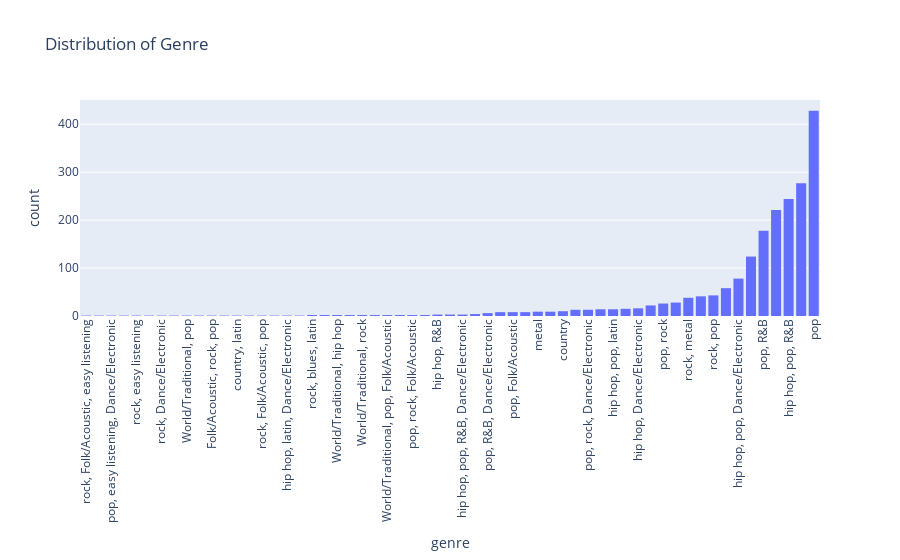

Notebook cell for this chart:
### Code cell
fig = px.histogram(df, x = 'genre', title = 'Distribution of Genre')
fig.update_xaxes(categoryorder = 'total ascending')
fig.update_xaxes(tickangle = -90)
fig.show()

### Figure 1 — Plotly figure (JSON) as saved in the notebook; plotly's stock layout.template omitted (floating-point values rounded to 4 significant figures; data arrays with more than 128 entries replaced by an {"elided": "..."} marker saying what was removed)
{"data": [{"alignmentgroup": "True", "bingroup": "x", "hovertemplate": "genre=%{x}<br>count=%{y}<extra></extra>", "legendgroup": "", "marker": {"color": "#636efa", "pattern": {"shape": ""}}, "name": "", "offsetgroup": "", "orientation": "v", "showlegend": false, "type": "histogram", "x": {"elided": "2000 str values"}, "xaxis": "x", "yaxis": "y"}], "layout": {"barmode": "relative", "legend": {"tracegroupgap": 0}, "title": {"text": "Distribution of Genre"}, "xaxis": {"anchor": "y", "categoryorder": "total ascending", "domain": [0, 1], "tickangle": -90, "title": {"text": "genre"}}, "yaxis": {"anchor": "x", "domain": [0, 1], "title": {"text": "count"}}}}
